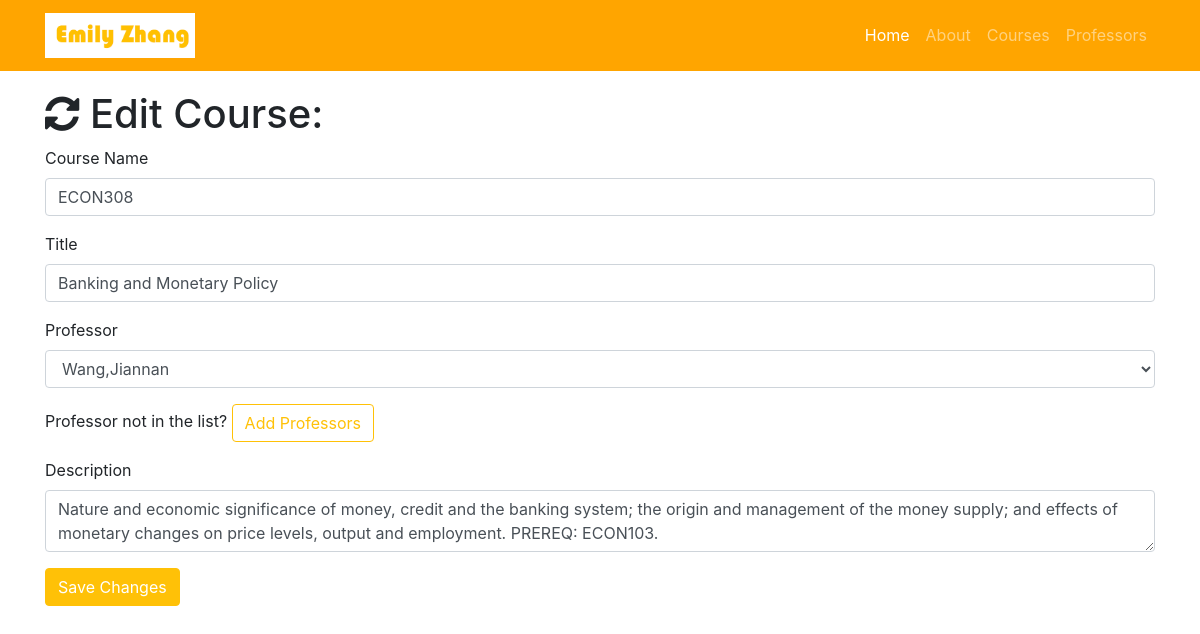
Screenshot of /course/edit/5 with the database file from the repository.
### resume.py (models this page shows)
class Course(db.Model):
    __tablename__ = 'courses'
    id = db.Column(db.Integer, primary_key=True)
    number = db.Column(db.String(60))
    title = db.Column(db.String(256))
    description = db.Column(db.Text)
    professor_id = db.Column(db.Integer, db.ForeignKey('professors.id'))

### resume.py (the view, shortened to what this page needs)
@app.route('/course/edit/<int:id>', methods=['GET', 'POST'])
def edit_course(id):
    course = Course.query.filter_by(id=id).first()
    professors = Professor.query.all()
    if request.method == 'GET':
        return render_template('course-edit.html', course=course, professors=professors)

### templates/course-edit.html (shortened to what this page needs)
{% extends "resume-base.html"%}
{% block page_content%}
  <div class="container">
    <h1><i class="fa fa-refresh" aria-hidden="true"></i> Edit Course:</h1>
    <form action="/course/edit/{{course.id}}" method="post">
      <div class="form-group">
        <label>Course Name</label>
        <input class="form-control" type="text" name="number" value="{{course.number}}" required="true">
      </div>
      <div class="form-group">
        <label>Title</label>
        <input class="form-control" type="text" name="title" value="{{course.title}}" required="true">
      </div>
      <div class="form-group">
        <label>Professor</label>
        <select class="form-control" name="professor">
          {% for professor in professors %}
            {% if professor == course.professor %}
              <option selected="selected">{{ professor.name }}</option>
            {% else %}
              <option>{{professor.name}}</option>
            {% endif %}
          {% endfor %}
        </select>
      </div>
      <div class="form-group">
        Professor not in the list? <a href="/artist/add" class="btn btn-outline-warning" role="button" aria-disabled="true">Add Professors</a>
      </div>
      <div class="form-group">
        <label>Description</label>
        <textarea class="form-control" name="description" required="true">{{course.description}}</textarea>
      </div>
      <button type="submit" class="btn btn-warning" style="color:white;">Save Changes</button>
    </form>
  </div>
{% endblock%}

### templates/resume-base.html (style rules this page uses)
body { padding-top: 90px; }

### rows the page displays
Course: number "ECON308", title "Banking and Monetary Policy", description "Nature and economic significance of money, credit and the banking system; the origin and management of the money supply; and effects of monetary changes on price levels, output and employment. PREREQ: ECON103."

### other values shown
form field professor "Wang,Jiannan"
